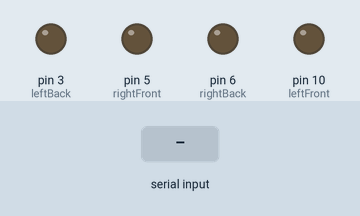
A sketch run on a simulated Arduino Uno, built with avr-gcc and run on an emulated ATmega328P. Parts: output pins drawn as LEDs (lit = HIGH). The inputs (shaded band) are chosen by the test bench.

Above: at 1.2 s.
1.3 s: "1" received over Serial
At 1.4 s:
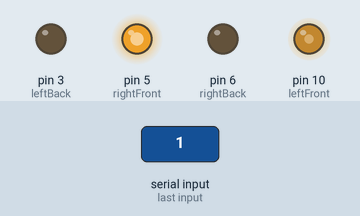
3.0 s: byte 128 (128) received over Serial
At 3.1 s:
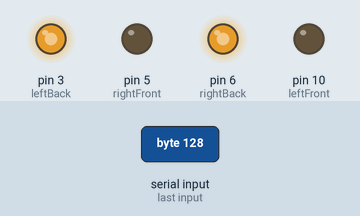
4.7 s: byte 64 (64) received over Serial
At 4.8 s:
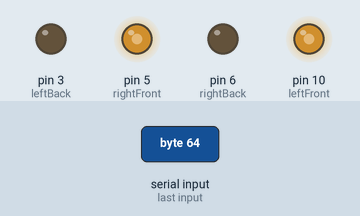
6.4 s: "0" received over Serial
At 7.5 s:
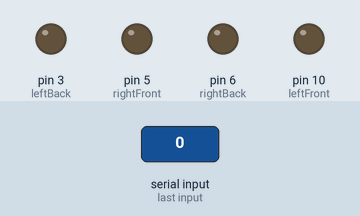
Timing chart, 0 to 9.1 s (numbered marks = the images above; inputs shaded):
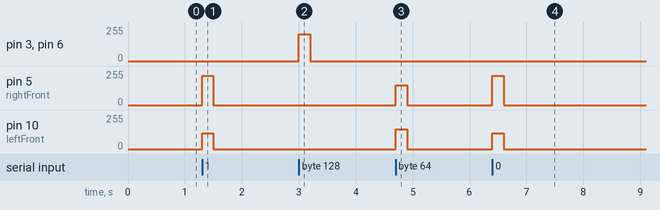

The sketch:

BluetoothArduino.ino
```cpp
# define rightFront 5
# define rightBack  6
# define leftFront  10
# define leftBack   3

byte incomingByte = 0;
unsigned long a;
int Speed;

void setup() {
  Serial.begin(9600);
  while (!Serial){}

  pinMode(rightFront,OUTPUT);
  pinMode(leftFront,OUTPUT);
  pinMode(rightBack,OUTPUT);
  pinMode(leftBack,OUTPUT);

      analogWrite(rightFront,0);
      analogWrite(rightBack,0);
      analogWrite(leftFront,0);
      analogWrite(leftBack,0);
}


void loop() {
  if (Serial.available() > 0) {
    a = millis();
    incomingByte = Serial.read();
    if (incomingByte >=0 and incomingByte<= 128){
    if(incomingByte == 0){
      analogWrite(rightFront,0);
      analogWrite(rightBack,0);
      analogWrite(leftFront,0);
      analogWrite(leftBack,0);
    }
    else if(incomingByte == 128){
      analogWrite(rightFront,0);
      analogWrite(rightBack,200);
      analogWrite(leftFront,0);
      analogWrite(leftBack,200);
    }
    else if(incomingByte == 64){
      analogWrite(rightFront,150);
      analogWrite(rightBack,0);
      analogWrite(leftFront,150);
      analogWrite(leftBack,0);
    }
    else if(incomingByte < 64){
      Speed = (70+incomingByte);
      analogWrite(rightFront,220);
      analogWrite(rightBack,0);
      analogWrite(leftFront,Speed);
      analogWrite(leftBack,0);
    }
    else if(incomingByte > 64){
      Speed = (170-incomingByte);
      analogWrite(rightFront,Speed);
      analogWrite(rightBack,0);
      analogWrite(leftFront,220);
      analogWrite(leftBack,0);

    }
    }
  }
  if(millis()-a > 200){
    analogWrite(rightFront,0);
    analogWrite(rightBack,0);
    analogWrite(leftFront,0);
    analogWrite(leftBack,0);
    a = millis();
  }
}
```

Measured:
- after the input at 1.3 s, pin 5 (rightFront): 0/255 → 220/255 at once, → 0/255 0.20 s later; pin 10 (leftFront): 0/255 → 119/255 at once, → 0/255 0.20 s later
- after the input at 3.0 s, pin 3 (leftBack), pin 6 (rightBack): 0/255 → 200/255 at once, → 0/255 0.20 s later
- after the input at 4.7 s, pin 5 (rightFront), pin 10 (leftFront): 0/255 → 150/255 at once, → 0/255 0.20 s later
- after the input at 6.4 s, pin 5 (rightFront): 0/255 → 220/255 at once, → 0/255 0.20 s later; pin 10 (leftFront): 0/255 → 118/255 at once, → 0/255 0.20 s later
